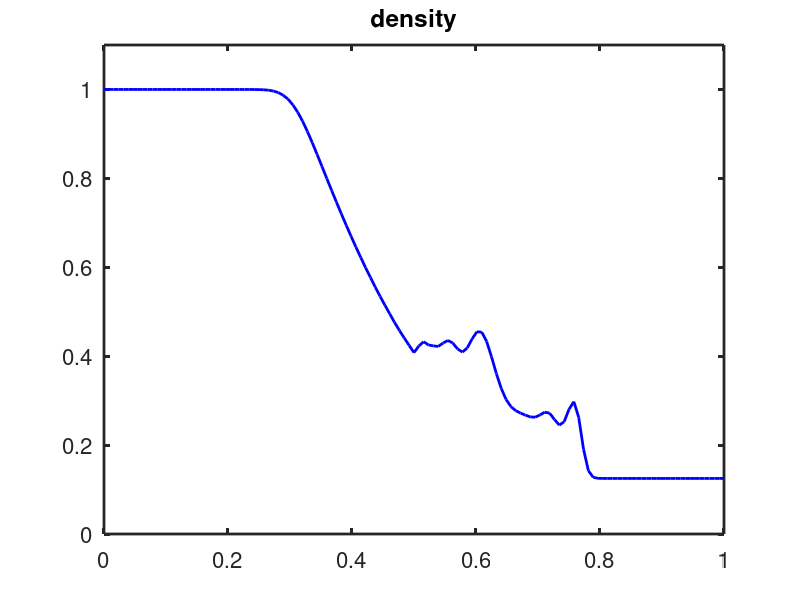

Write MATLAB code to recreate this figure.

%--------------------------------------------
% project: 1D Euler Equations: Lax Wendroff
% The Shock Tube Problem
% written by Sourabh V. Apte
% ME 667
%-------------------------------------------

nx=129; artvisc=0.5;
hold off
% gg=1.4;p_left=100000;p_right=1000;r_left=1;r_right=0.01;
gg=1.4;p_left=100000;p_right=10000;r_left=1;r_right=0.125;
xl=10.0;h=xl/(nx-1);time=0;
r=zeros(1,nx);ru=zeros(1,nx);rE=zeros(1,nx);p=zeros(1,nx);
rh=zeros(1,nx);ruh=zeros(1,nx);rEh=zeros(1,nx);ph=zeros(1,nx);

for i=1:nx,r(i)=r_right;ru(i)=0.0;rE(i)=p_right/(gg-1);end
for i=1:nx/2; r(i)=r_left; rE(i)=p_left/(gg-1); end

rh=r;ruh=ru;rEh=rE;ph=p;

dt=0.25*h/sqrt(1.4*max([700+p_right/r_right,700+p_left/r_left]) )

for istep=1:2000

for i=1:nx,p(i)=(gg-1)*(rE(i)-0.5*(ru(i)*ru (i)/r(i)));end

for i=2:nx-1					% prediction step
  rh(i)=0.5*(r(i)+r(i+1))-(0.5*dt/h)*(ru(i+1)-ru(i));
  ruh(i)=0.5*(ru(i)+ru(i+1))-...
	(0.5*dt/h)*((ru (i+1)^2/r(i+1))+p(i+1)-(ru (i)^2/r(i))-p(i));
  rEh(i)=0.5*(rE(i)+rE(i+1))-...
	(0.5*dt/h)*((rE(i+1)*ru (i+1)/r(i+1))+(ru(i+1)*p (i+1)/r(i+1))...
		   -(rE(i)*  ru (i)  /r(i))-  (ru(i)  *p (i)  /r(i)));
end

for i=1:nx,ph(i)=(gg-1)*(rEh(i)-0.5*(ruh(i)*ruh (i)/rh(i)));end

for i=2:nx-1					% correction step
 r(i)=r(i)-(dt/h)*(ruh(i)-ruh(i-1));
 ru(i)=ru(i)-(dt/h)*((ruh (i)^2/rh(i))-(ruh (i-1)^2/rh(i-1))+ph(i)-ph(i-1));
 rE(i)=rE(i)-(dt/h)*((rEh(i)*ruh (i)/rh(i))-(rEh(i-1)*ruh (i-1)/rh(i-1))+...
	(ruh(i)*ph (i)/rh(i))-(ruh(i-1)*ph (i-1)/rh(i-1)));
end

for i=1:nx,u(i)=ru (i)/r(i);end

for i=2:nx-1					% artificial viscosity
 ru(i)=ru(i)+artvisc*(0.5*dt/h)*( (r(i)+r(i+1))*(u(i+1)-u(i))*abs(u(i+1)-u(i))...
                              -(r(i)+r(i-1))*(u(i)-u(i-1))*abs(u(i)-u(i-1)) );

 rE(i)=rE(i)+artvisc*(0.25*dt/h)*...
                     ( (u(i+1)+u(i))*(r(i)+r(i+1))*(u(i+1)-u(i))*abs(u(i+1)-u(i))...
                      -(u(i)+u(i-1))*(r(i)+r(i-1))*(u(i)-u(i-1))*abs(u(i)-u(i-1)) );
end
time=time+dt,istep
plot(p,'b','linewidth',2),title('pressure')
if(time > 0.005)break,end
pause(0.5)
end



hold on
for i=1:nx,x(i)=(i-1)/(nx-1);end
plot(x,r,'b','linewidth',2),title('density')
axis([0, 1, 0, 1.1*max(r)]);
set(gca,'fontsize',16);set(gca,'linewidt',2)
box on
% hold on
%	plot(p,'b'),axis([0 81 0 150000])
% hold off
% end
